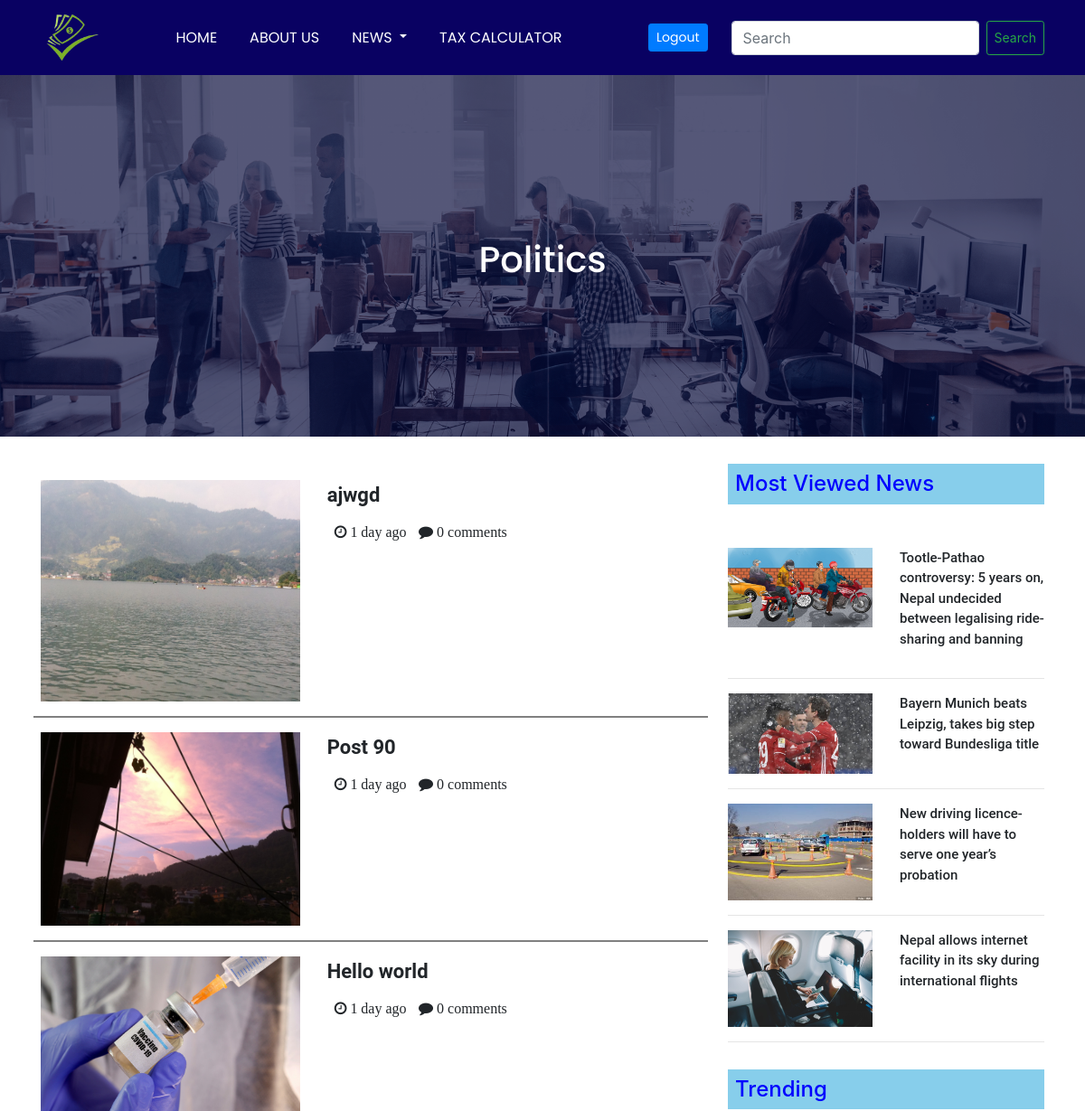
The app's page /politics/ (signed in, upper part), older data.
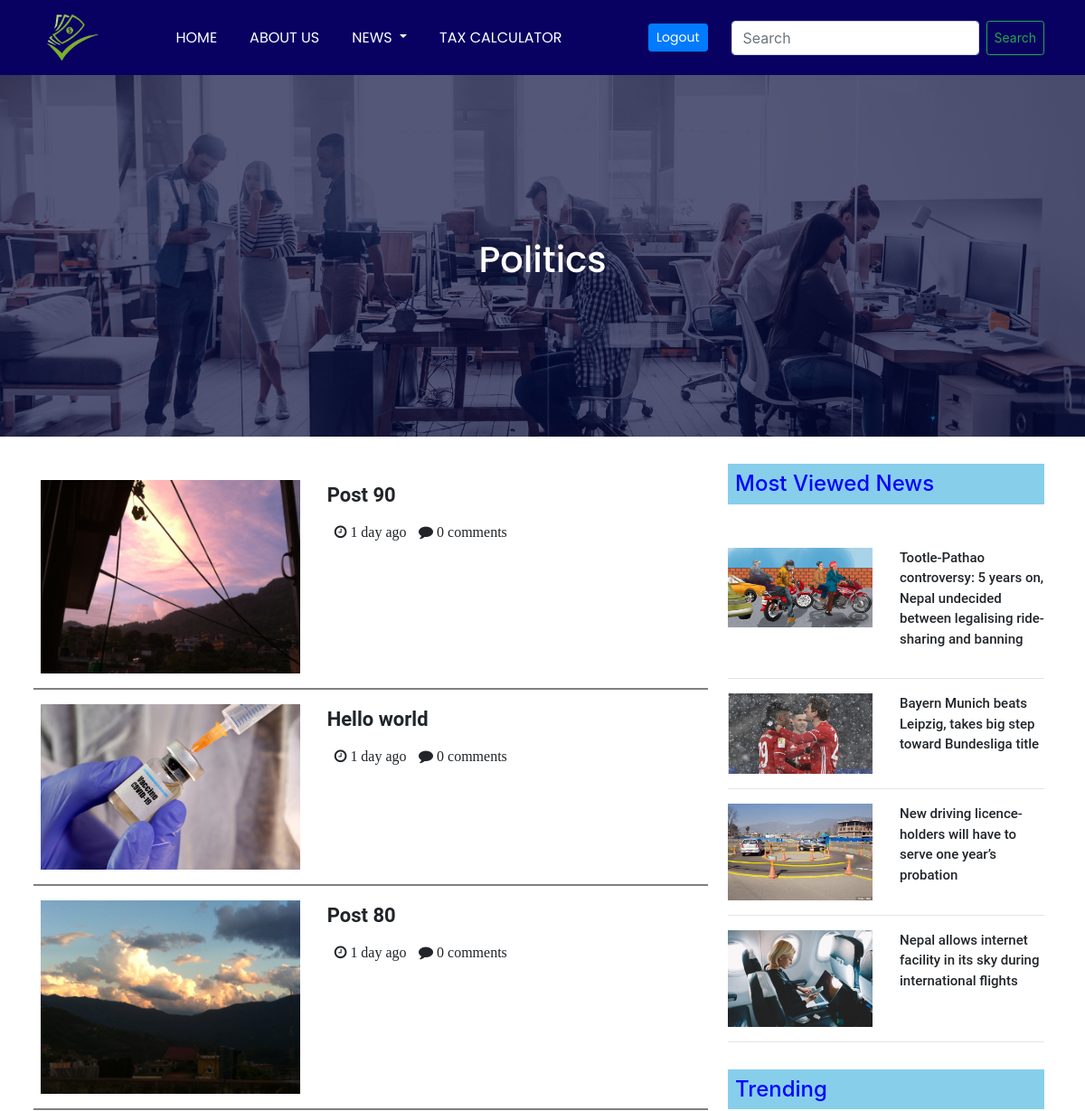
The same page, newer data.
### loginapp/models.py (models this page shows, shortened)
class Post(models.Model):
    title = models.CharField(max_length=255)
    header_image = models.ImageField(
        null=True, blank=True, upload_to="loginapp\static\Images")
    auth = models.ForeignKey(User, on_delete=models.CASCADE)
    body = RichTextField(blank=True, null=True)
    category = models.CharField(max_length=255, default='Politics')

### loginapp/views.py (the view)
# urls.py: path('politics/', PoliticsView.as_view(), name="politics"),
class PoliticsView(LoginRequiredMixin, ListView):
    model = Post
    template_name = 'loginapp/Html file/Politics.html'

### loginapp/templates/loginapp/Html file/Politics.html (shortened to what the changed rows need)
{% load static %}
<!DOCTYPE html>
<html>
  <head>
    <link rel="stylesheet" type="text/css" href="{% static 'css/news.css' %}" />
    <link
      rel="stylesheet"
      href="https://maxcdn.bootstrapcdn.com/bootstrap/4.5.2/css/bootstrap.min.css"
    />
    <link
      rel="stylesheet"
      href="https://cdnjs.cloudflare.com/ajax/libs/font-awesome/4.7.0/css/font-awesome.min.css"
    />
  </head>
  <body>
    <div class="container">
      <div class="row">
        <div class="col-lg-8 mt-5">
          {% for post in object_list %} {% if post.category == 'Politics' %}
          <div class="row">
            <div class="col-lg-5">
              {% if post.header_image %}
              <img src="{{ post.header_image.url }}" style="width: 100%" />
              {% else %}
              <img
                src="{% static 'Images/icon-image.png' %}"
                style="width: 100%"
              />
              {% endif %}
            </div>
            <div class="col-lg-7">
              <p class="title">{{ post.title }}</p>
              <div class="row ml-2">
                <i class="fa fa-clock-o" aria-hidden="true"> 1 day ago</i>
                <i class="fa fa-comment" aria-hidden="true"> 0 comments</i>
              </div>
            </div>
            <hr style="border: 1px solid grey; width: 98%" />
          </div>
          {% endif%} {% endfor %}
        </div>
      </div>
    </div>
  </body>
</html>

Row changes from the older to the newer data that the page shows:
removed Post: header_image (picture), title "ajwgd"
now on this page (row unchanged): Post: header_image (picture), title "Post 80"
